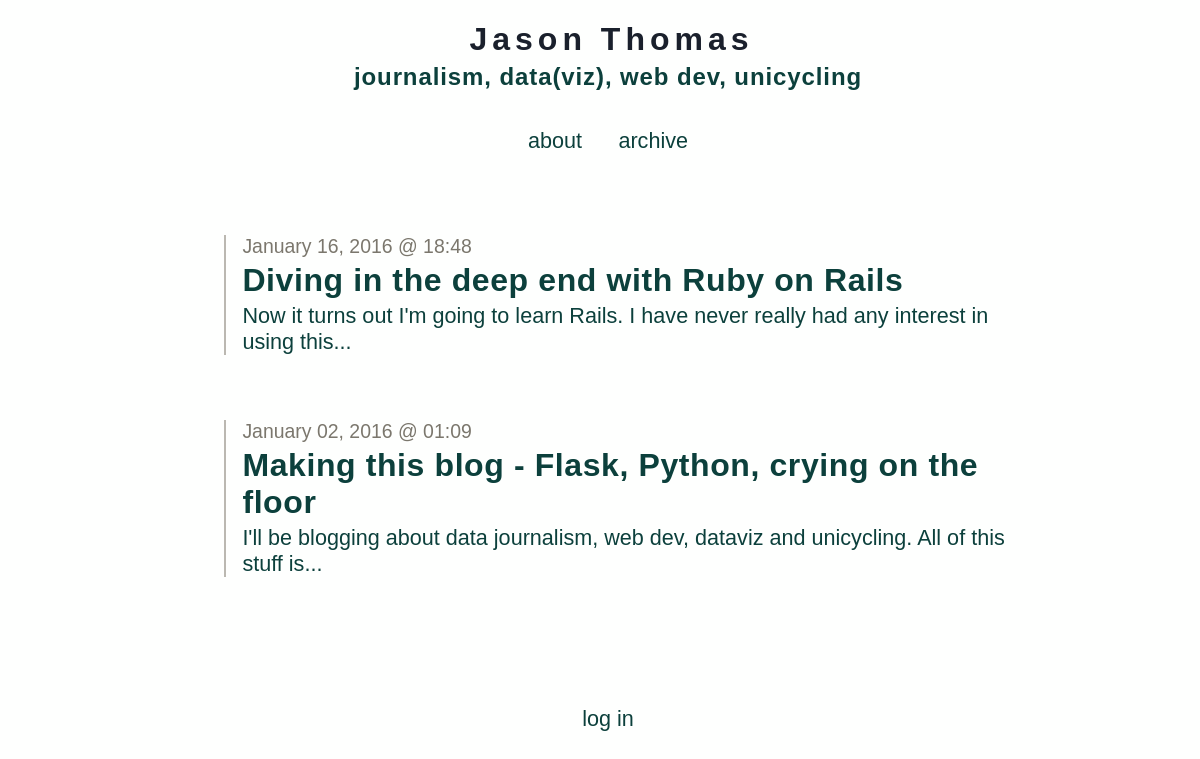
Page /archive on the earlier database version.
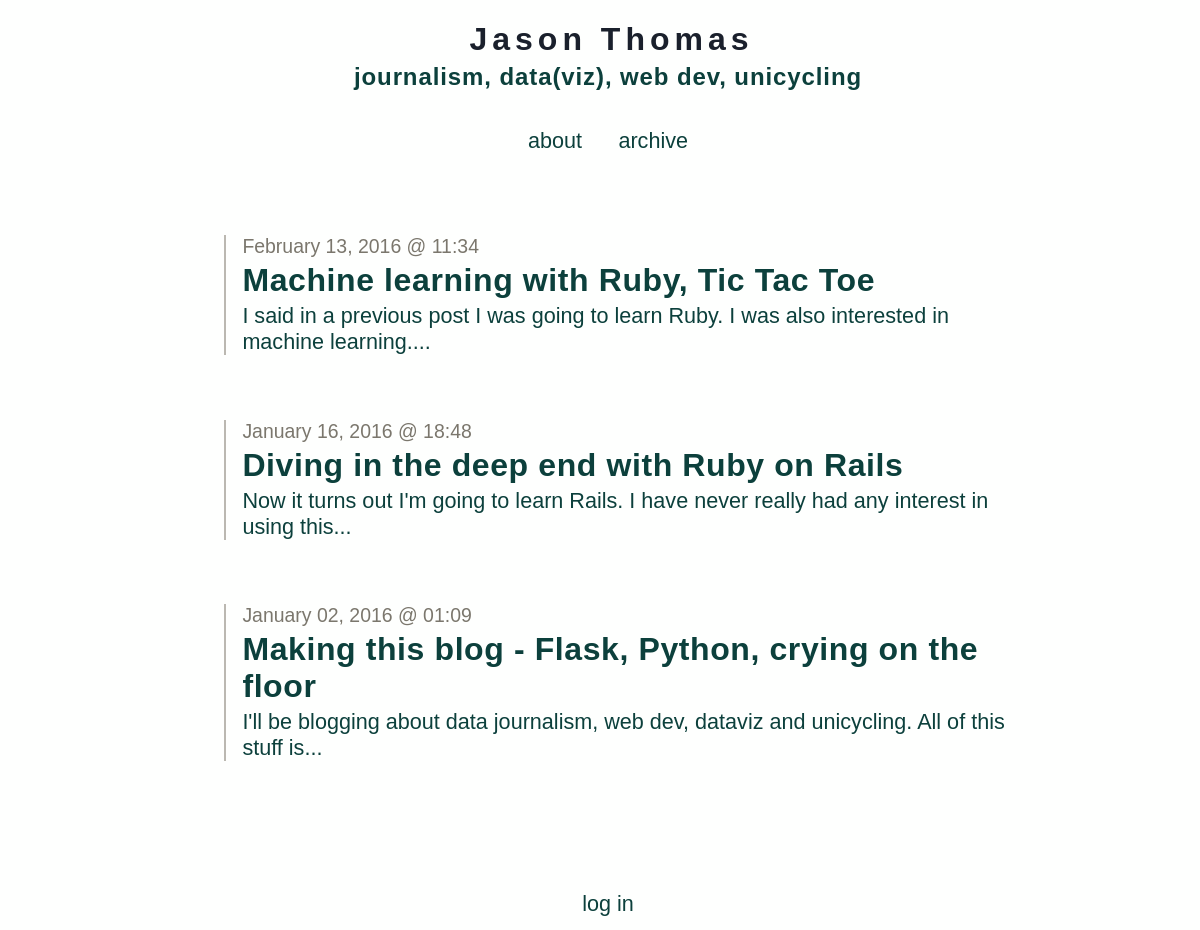
Same page on the later database version.
### tables this page shows
CREATE TABLE entries (
  id integer primary key autoincrement,
  entryDate date not null,
  title text not null,
  text text not null
);

### app.py (the view)
@app.route('/archive')
def show_archive():
    session.pop('logged_in', None)
    entries = getSqlRecords()
    return render_template('show_archive.html', entries=entries)

### app.py (called while the page is built)
def connect_db():
    return sqlite3.connect(app.config['DATABASE'])

def getSqlRecords():
    cur = g.db.execute('select title, entryDate, text from entries order by id asc')
    entries = [dict(title=row[0], date=row[1], text=row[2]) for row in cur.fetchall()]
    return entries

@app.before_request
def before_request():
    g.db = connect_db()

@app.teardown_request
def teardown_request(exception):
    db = getattr(g, 'db', None)
    if db is not None:
        db.close()

### templates/show_archive.html
{% extends "layout.html" %}
{% block body %}
  <ul class=entries>
  {% if entries|length > 0 %}
    {% for entry in entries|reverse() %}
      <li class=archiveLink value=><a><p class=dateText>{{ entry.date|safe }}</p><h2>{{ entry.title }}</h2> <p>{{entry.text|striptags|truncate(100) }}</p></a>
    {% endfor %}
  {% else %}
    <li><em>Why not say something?</em>
  {% endif %}
  </ul>
{% endblock %}

### templates/layout.html (shortened to what this page needs)
<!doctype html>
<link rel="stylesheet" href="{{ url_for('static', filename='default.css') }}">
<link rel=stylesheet type=text/css href="{{ url_for('static', filename='style.css') }}">
<div class=topBanner>
  <h1>Jason Thomas</h1>
  <h4>journalism, data(viz), web dev, unicycling</h4>
</div>
<div class=topLinks>
  <a href="{{ url_for('about') }}">about</a>
  <a href="{{ url_for('show_archive') }}">archive</a>
</div>
<div class=page>
  {% block body %}{% endblock %}
</div>
<div class=metanav>
  {% if not session.logged_in %}
    <a href="{{ url_for('login') }}">log in</a>
  {% else %}
    <a href="{{ url_for('logout') }}">log out</a>
  {% endif %}
</div>

### static/style.css (style rules this page uses)
a,h2,h3 { color: #0C403C; }
a:link { text-decoration: none; }
h1,h2,h3,h4 { letter-spacing: 0.6px; }
.page { margin: 3em auto; padding: .8em; max-width: 800px; }
.page a { text-decoration: underline; }
.archiveLink { margin-bottom: 3em; list-style: none; padding-left:0.75em; border-left: 2px solid #BBB8B1; margin-left:0.75em; cursor:pointer; }
.archiveLink * { margin-bottom: 0.125em; margin-top: 0.125em; }
.archiveLink a { text-decoration: none; }
.entries { padding-left:0; }
.topBanner { width: 100%; text-align: center; cursor: pointer; font-size }
.topBanner h1 { font-size: 4.0vh; margin-bottom:5px; letter-spacing:5px; margin-left:7px; }
.topBanner h4 { font-size: 3.0vh; letter-spacing:0.9px; margin-top:5px; color: #0C403C; }
.metanav, .topLinks { text-align: center; font-size: 0.9em; padding: 0.3em; }
.topLinks * { margin: 0.75em; margin-top: 0; }
.dateText { margin-bottom:0px; color: #7B776D; font-size:90%; }
h1 { font-size: 4.0vh; }
h2 { font-size: 4.0vh; }
h4 { font-size: 3.2vh; }
p, a, code, li { font-size: 2.7vh; }

Differences in the rows shown:
added entries: date "February 13, 2016 @ 11:34", title "Machine learning with Ruby, Tic Tac Toe", text "I said in a previous post I was going to learn Ruby. I was also interested in machine learning...."
